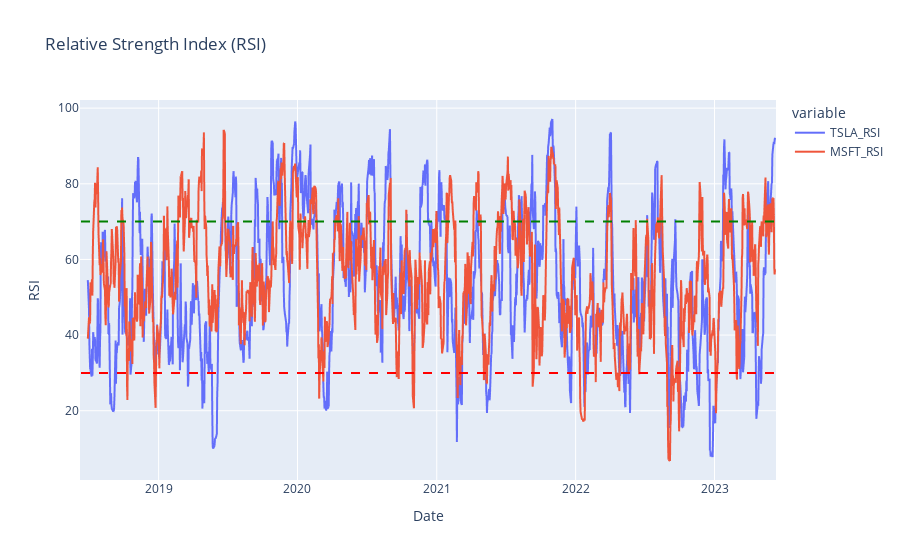

Notebook code for this chart:
### Code cell
# Plotly Graph, might not show in Github
fig = px.line(data, x='Date', y=['TSLA_RSI','MSFT_RSI'], title='Relative Strength Index (RSI)')

#.add_shape allows to add more instances on the same figure - like constant lines 

fig.add_shape(type='line',
              x0=data['Date'].iloc[0], y0=30, x1=data['Date'].iloc[-1], y1=30,
              line=dict(color='red', dash='dash'),
              name='Lower Threshold')

fig.add_shape(type='line',
              x0=data['Date'].iloc[0], y0=70, x1=data['Date'].iloc[-1], y1=70,
              line=dict(color='green', dash='dash'),
              name='Upper Threshold')


fig.update_xaxes(title='Date')
fig.update_yaxes(title='RSI')

### Figure 1 — Plotly figure (JSON) as saved in the notebook; plotly's stock layout.template omitted (floating-point values rounded to 4 significant figures; data arrays with more than 128 entries replaced by an {"elided": "..."} marker saying what was removed)
{"data": [{"hovertemplate": "variable=TSLA_RSI<br>Date=%{x}<br>value=%{y}<extra></extra>", "legendgroup": "TSLA_RSI", "line": {"color": "#636efa", "dash": "solid"}, "marker": {"symbol": "circle"}, "mode": "lines", "name": "TSLA_RSI", "showlegend": true, "type": "scattergl", "x": {"elided": "1259 str values"}, "xaxis": "x", "y": {"elided": "1259 float values"}, "yaxis": "y"}, {"hovertemplate": "variable=MSFT_RSI<br>Date=%{x}<br>value=%{y}<extra></extra>", "legendgroup": "MSFT_RSI", "line": {"color": "#EF553B", "dash": "solid"}, "marker": {"symbol": "circle"}, "mode": "lines", "name": "MSFT_RSI", "showlegend": true, "type": "scattergl", "x": {"elided": "1259 str values"}, "xaxis": "x", "y": {"elided": "1259 float values"}, "yaxis": "y"}], "layout": {"legend": {"title": {"text": "variable"}, "tracegroupgap": 0}, "shapes": [{"line": {"color": "red", "dash": "dash"}, "name": "Lower Threshold", "type": "line", "x0": "2018-06-11T00:00:00", "x1": "2023-06-09T00:00:00", "y0": 30, "y1": 30}, {"line": {"color": "green", "dash": "dash"}, "name": "Upper Threshold", "type": "line", "x0": "2018-06-11T00:00:00", "x1": "2023-06-09T00:00:00", "y0": 70, "y1": 70}], "title": {"text": "Relative Strength Index (RSI)"}, "xaxis": {"anchor": "y", "domain": [0, 1], "title": {"text": "Date"}}, "yaxis": {"anchor": "x", "domain": [0, 1], "title": {"text": "RSI"}}}}
